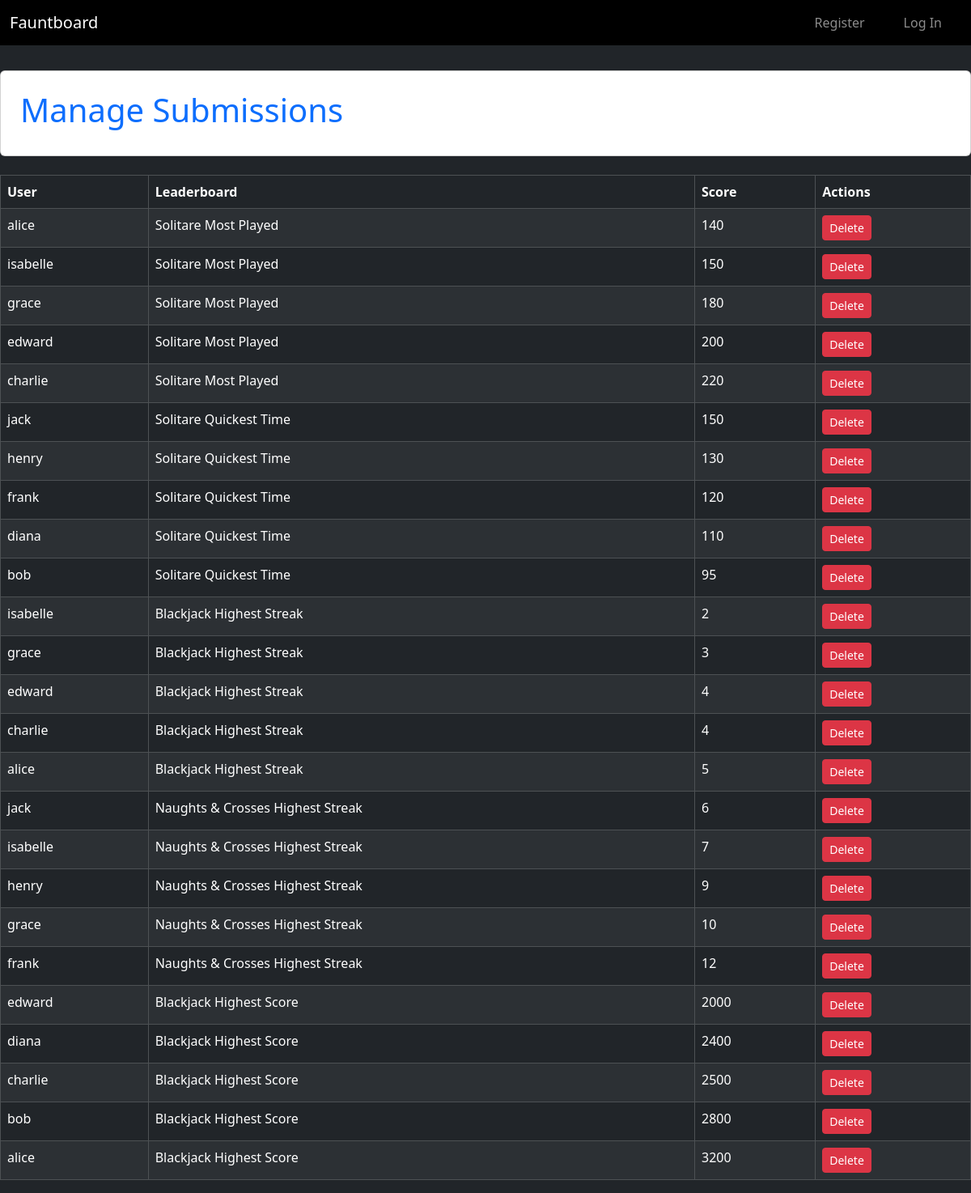
Page /moderation/submissions on the earlier database version.
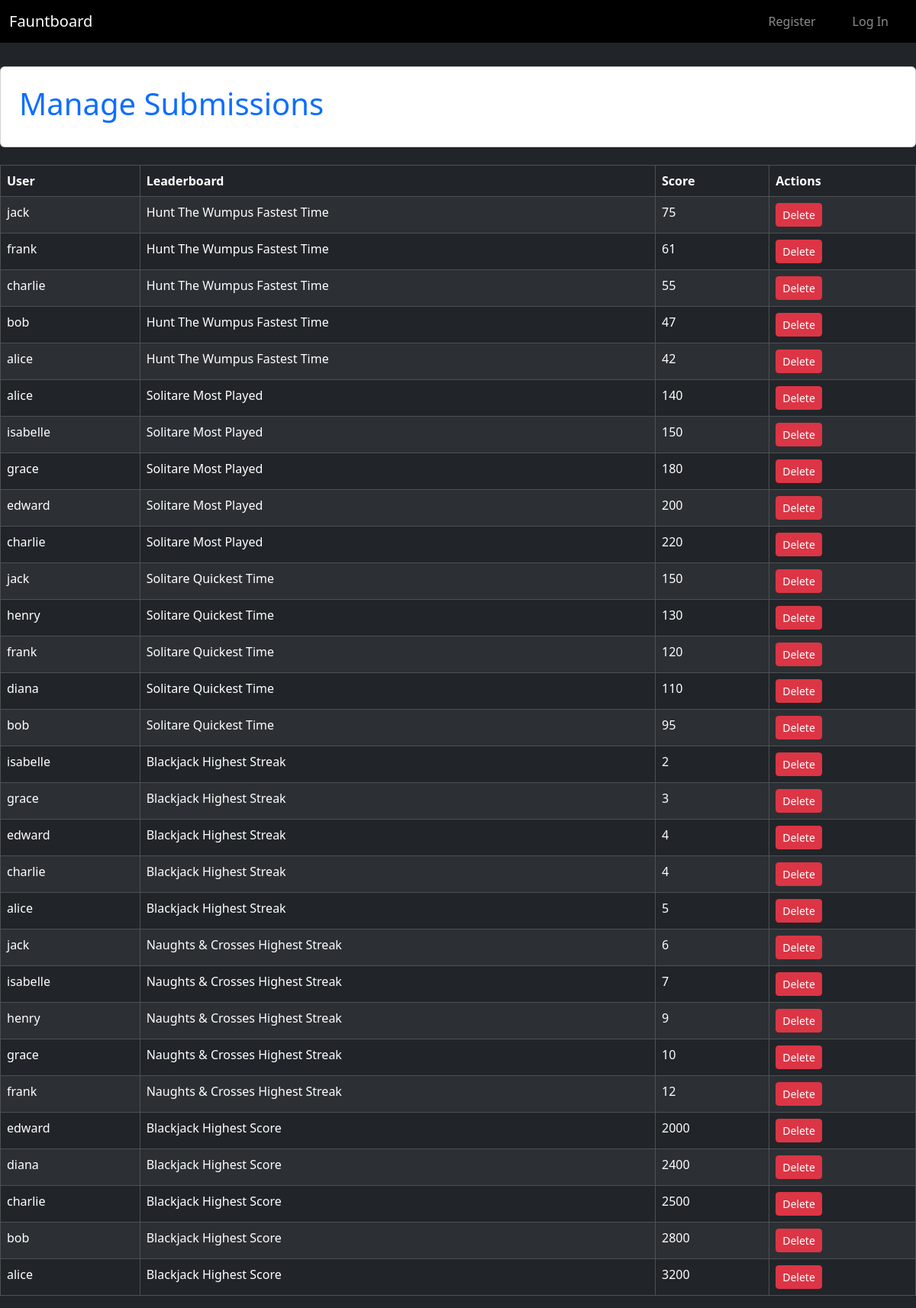
Same page on the later database version.
### tables this page shows
CREATE TABLE "leaderboard_entries" (
    id INTEGER PRIMARY KEY,
    leaderboard_id INTEGER NOT NULL,
    user_id INTEGER NOT NULL, user TEXT NOT NULL REFERENCES users(username), type TEXT NOT NULL,
    score INTEGER NOT NULL,
    FOREIGN KEY (leaderboard_id) REFERENCES leaderboards(id),
    FOREIGN KEY (user_id) REFERENCES users(id)
);

CREATE TABLE users (
    id INTEGER PRIMARY KEY,
    username TEXT UNIQUE NOT NULL,
    password TEXT NOT NULL,
    role TEXT);

CREATE TABLE "leaderboards" (
    id INTEGER PRIMARY KEY,
    name TEXT NOT NULL, description TEXT,
    image_path TEXT
, type TEXT NOT NULL);

### app.py (the view)
@app.route("/moderation/submissions")
def manage_submissions():
    db = get_db()
    entries = db.execute("""
        SELECT leaderboard_entries.id, leaderboard_entries.score,
               users.username, leaderboards.name AS leaderboard_name
        FROM leaderboard_entries
        JOIN users ON users.id = leaderboard_entries.user_id
        JOIN leaderboards ON leaderboards.id = leaderboard_entries.leaderboard_id
        ORDER BY leaderboard_entries.id DESC
    """).fetchall()
    return render_template("manage_submissions.html", entries=entries)

### app.py (called while the page is built)
def get_db():
    if "db" not in g:
        g.db = sqlite3.connect("database.db")
        g.db.row_factory = sqlite3.Row
    return g.db

@app.before_request
def load_user():
    g.user = None
    if "user_id" in session:
        db = get_db()
        g.user = db.execute(
            "SELECT * FROM users WHERE id = ?",
            (session["user_id"],)
        ).fetchone()

### templates/manage_submissions.html (shortened to what this page needs)
{% extends 'base.html' %}
{% block content %}
<div class="d-flex justify-content-center align-items-center" style="height: 15vh;">
  <div class="card p-4 bg-white" style="width: 1500px;">
    <h1 class="text-primary">Manage Submissions</h1>
  </div>
</div>
  <table class="table table-dark table-striped table-bordered mt-3">
    <thead>
      <tr>
        <th>User</th>
        <th>Leaderboard</th>
        <th>Score</th>
        <th>Actions</th>
      </tr>
    </thead>
    <tbody>
      {% for entry in entries %}
      <tr>
        <td>{{ entry.username }}</td>
        <td>{{ entry.leaderboard_name }}</td>
        <td>{{ entry.score }}</td>
        <td>
          <a href="{{ url_for('delete_entry', entry_id=entry.id) }}"
             class="btn btn-danger btn-sm">
            Delete
          </a>
        </td>
      </tr>
      {% endfor %}
    </tbody>
  </table>
{% endblock %}

### templates/base.html (shortened to what this page needs)
<!doctype html>
<html lang="en">
<head>
  <link href="https://cdn.jsdelivr.net/npm/bootstrap@5.3.2/dist/css/bootstrap.min.css" rel="stylesheet">
</head>
<body class="bg-dark">
<nav class="navbar navbar-expand-lg navbar-dark bg-black mb-4">
<div class="container-fluid">
    <a class="navbar-brand" href="/">Fauntboard</a>
        <ul class="navbar-nav ms-auto d-flex flex-row">
      {% if g.user %}
        {% if g.user and g.user['role'] == 'Moderator' %}
          <li class="nav-item">
            <span class="badge bg-success ms-2">Mod</span>
          </li>
        {% endif %}
        <li class="nav-item mx-3, mt-2">
          <a class="nav-link" href="{{ url_for('account') }}">{{ g.user['username'] }}</a>
        </li>
        {% if g.user and g.user['role'] == 'User' %}
        <li class="nav-item mx-3, mt-2">
          <a class="nav-link" href="{{ url_for('submit') }}">Submit</a>
        </li>
        {% endif %}
        {% if g.user and g.user['role'] == 'Moderator' %}
        <li class="nav-item mx-3, mt-2">
          <a class="nav-link" href="{{ url_for('moderation') }}">Moderation</a>
        </li>
        {% endif %}
        <li class="nav-item mx-3, mt-2">
          <a class="nav-link" href="{{ url_for('logout') }}">Log Out</a>
        </li>
      {% else %}
        <li class="nav-item mx-3">
          <a class="nav-link" href="{{ url_for('register') }}">Register</a>
        </li>
        <li class="nav-item mx-3">
          <a class="nav-link" href="{{ url_for('login') }}">Log In</a>
        </li>
      {% endif %}
    </ul>
  </div>
</nav>
<section class="content">
  {% block content %}{% endblock %}
</section>
</body>
</html>

Differences in the rows shown:
added leaderboard_entries: username "jack", leaderboard_name "Hunt The Wumpus Fastest Time", score "75"
added leaderboard_entries: username "frank", leaderboard_name "Hunt The Wumpus Fastest Time", score "61"
added leaderboard_entries: username "charlie", leaderboard_name "Hunt The Wumpus Fastest Time", score "55"
added leaderboard_entries: username "bob", leaderboard_name "Hunt The Wumpus Fastest Time", score "47"
added leaderboard_entries: username "alice", leaderboard_name "Hunt The Wumpus Fastest Time", score "42"
